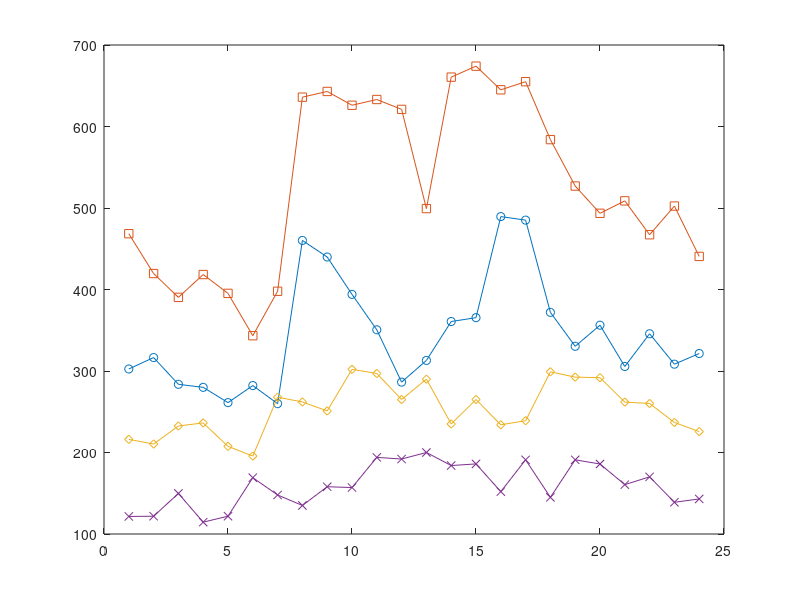

The MATLAB script that drew this image:
tmp=[302.4876	316.4935	283.6803	279.9351	261.2161	282.1411	259.9327	460.1926	439.8696	394.0235	350.5472	286.3521	312.9887	360.7029	365.4574	489.4589	485.1257	371.9537	330.3227	356.2033	305.5517	345.7151	308.3805	321.4642	468.4615	419.5890	390.3624	418.3493	395.2527	343.2931	397.8442	636	643	626.0722	633.1298	621	499.2710	660.5856	674.0585	645	655	583.9186	526.9399	493.5049	508.7570	467.1776	502.3847	440.5830	216.1264	210.3726	232.5355	236.3132	207.5594	195.6188	267.8599	262	251	302	297	265	290	235	265	234	239	299	292.4733	291.7991	261.8397	260.1453	236.8599	225.6579	121.5332	121.8210	149.7649	114.5569	121.8448	169.1089	147.9096	135	158	157	194	192	200	184	186	152	191	145	191.0150	185.9027	160.5740	170.1260	138.9096	143.0374
];

Pg1=tmp(1:24);
Pg2=tmp(25:48);
Pg3=tmp(49:72);
Pg4=tmp(73:96);

time=[1	2	3	4	5	6	7	8	9	10	11	12	13	14	15	16	17	18	19	20	21	22	23	24
];

figure

plot(time,Pg1,'-o',time,Pg2,'-s',time,Pg3,'-d',time,Pg4,'-x');

